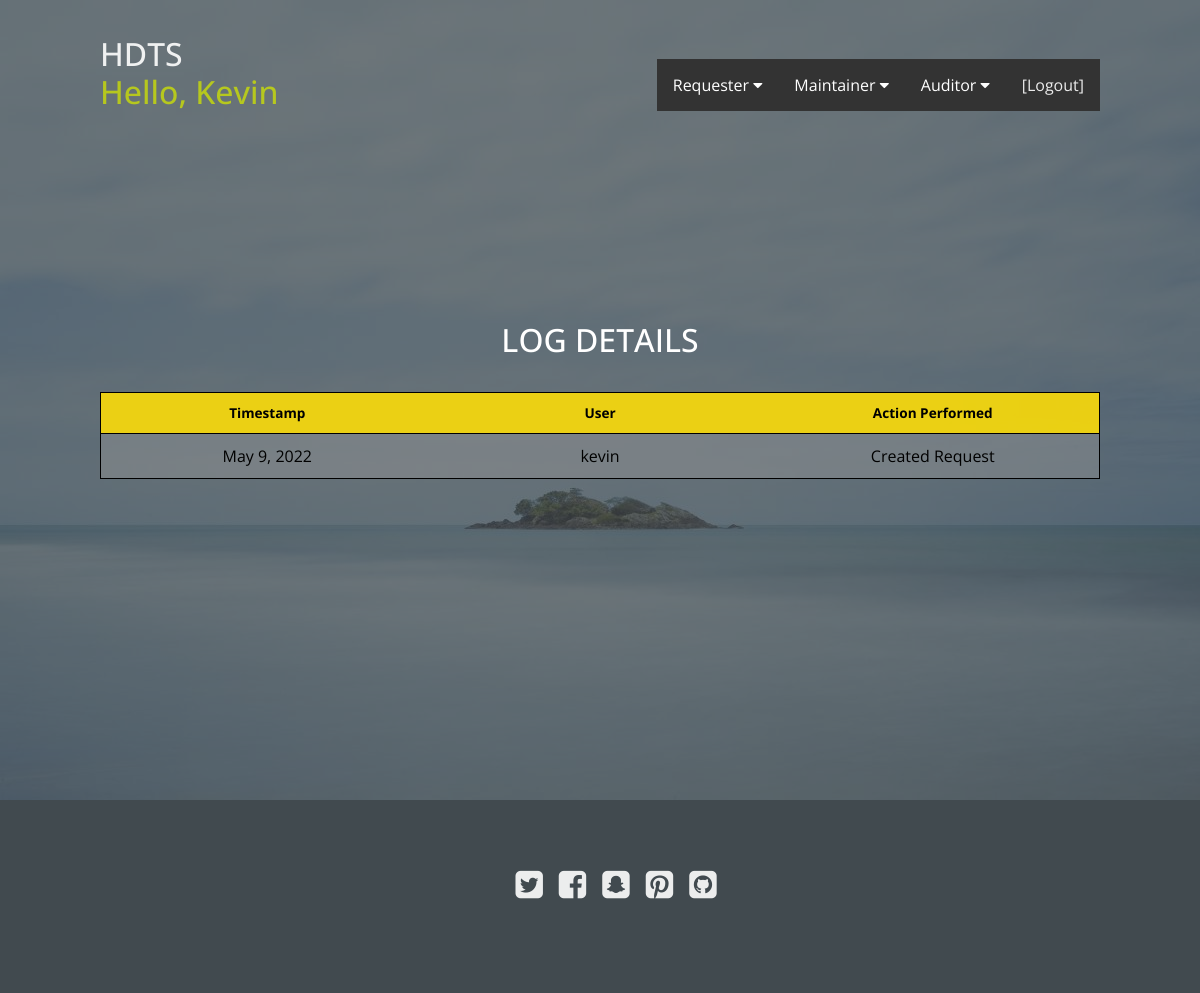
The page /auditor_log/ (signed in) on the database its author committed.
### website/models.py (models this page shows, shortened)
class Log(models.Model):
    user = models.ForeignKey(User, null=True, on_delete=models.CASCADE)
    timestamp = models.DateField()
    action_performed = models.CharField(max_length=254)

### website/decorators.py (the view)
        def wrapper_func(request, *args, **kwargs):
            groups = []
            if request.user.groups.exists():
                for group in request.user.groups.all():
                    groups.append(group.name)
            check_true = any(group_names in groups for group_names in allowed_roles)
            if check_true:
                return view_func(request, *args, **kwargs)
            else:
                return HttpResponse("You are not authorized to view this page")

### website/views.py (called while the page is built)
@login_required(login_url='loginPage')
@allowed_users(allowed_roles=['admin', 'auditor'])
def auditor_log(request):
    logs = Log.objects.all()  # passing all logs
    context = {
        'log': logs,
    }
    return render(request, 'pages/auditor_log.html', context)

### website/templates/pages/auditor_log.html (shortened to what this page needs)
{% extends 'pages/base.html' %}
{% load static %}
{% block mainBody %}
<section class="hero">
    <div class="background-image" style="background-image: url({% static 'assets/img/island.jpg' %});"></div>
    <h2 class="title">LOG DETAILS</h2><br>
    <table class="request-table">
        <thead>
            <tr>
                <th scope="col">Timestamp</th>
                <th scope="col">User</th>
                <th scope="col">Action Performed</th>
            </tr>
        </thead>
        <tbody>
        {% for each_log in log %}
            <tr>
                <td scope ='row' data-label='Timestamp'>  {{each_log.timestamp}}</td>
                <td scope ='row' data-label='User'>{{each_log.user}}</td>
                <td scope ='row' data-label='Action Performed'>{{each_log.action_performed}}</td>
            </tr>
        {%endfor%}
        </tbody>
    </table>
</section>
{% endblock %}

### website/templates/pages/base.html (shortened to what this page needs)
{% load static %}
<!DOCTYPE html>
<html>
<head>
    <link href="https://cdn.jsdelivr.net/npm/bootstrap@5.1.3/dist/css/bootstrap.min.css" rel="stylesheet">
    <link rel="stylesheet" href="http://maxcdn.bootstrapcdn.com/font-awesome/4.6.0/css/font-awesome.min.css">
    <link rel="stylesheet" type="text/css" href="https://cdn.datatables.net/v/bs5/jq-3.6.0/jszip-2.5.0/dt-1.11.5/af-2.3.7/b-2.2.2/b-colvis-2.2.2/b-html5-2.2.2/b-print-2.2.2/cr-1.5.5/date-1.1.2/fc-4.0.2/fh-3.2.2/kt-2.6.4/r-2.2.9/rg-1.1.4/rr-1.2.8/sc-2.0.5/sb-1.3.2/sp-2.0.0/sl-1.3.4/sr-1.1.0/datatables.min.css"/>
    <link rel="stylesheet" href="{% static 'assets/css/styles2.css' %}">
</head>
<body>
<header>
    <h2><a href="{% url 'base' %}">HDTS</a>
        {% if request.user.is_authenticated %}
        <a href="{% url 'profilePage' %}">
            <p style="text-align:center;">
            <span style="color:rgba(201, 219, 10, 0.9);">Hello, {{request.user.first_name}}</span>
        </p>
        {% endif %}
        </a>
    </h2>
    {% block navbar %}
    {% if request.user.is_authenticated %}
    {% include 'pages/navbar_base.html' %}
    {% endif %}
    {% endblock %}
</header>
{% block mainBody %}{% endblock %}
<footer>
    <ul>
        <li><a href="#"><i class="fa fa-twitter-square"></i></a></li>
        <li><a href="#"><i class="fa fa-facebook-square"></i></a></li>
        <li><a href="#"><i class="fa fa-snapchat-square"></i></a></li>
        <li><a href="#"><i class="fa fa-pinterest-square"></i></a></li>
        <li><a href="#"><i class="fa fa-github-square"></i></a></li>
    </ul>
</footer>
</body>
</html>

### static/assets/css/styles2.css (style rules this page uses)
* { margin: 0; padding: 0; box-sizing: border-box; }
html { font: normal 16px sans-serif; color: #555; }
ul, nav { list-style: none; }
a { text-decoration: none; color: inherit; cursor: pointer; opacity: 0.9; }
section { display: flex; flex-direction: column; align-items: center; padding: 125px 100px; }
header { position: absolute; top: 0; left: 0; z-index: 10; width: 100%; display: flex; justify-content: space-between; align-items: center; color: #fff; padding: 35px 100px 0; }
header h2 { font-family: 'Quicksand', sans-serif; }
.hero { position: relative; justify-content: center; min-height: 100vh; color: #fff; text-align: center; }
.hero .background-image { position: absolute; top: 0; left: 0; width: 100%; height: 100%; background-size: cover; background-color: #2196F3; z-index: -1; }
.hero .background-image:after { content: ''; position: absolute; top: 0; left: 0; width: 100%; height: 100%; background-color: #414a4f; opacity: 0.75; }
footer { display: flex; flex-direction: column; align-items: center; text-align: center; color: #fff; background-color: #414a4f; padding: 60px 0; }
footer ul { display: flex; margin-bottom: 25px; font-size: 32px; }
footer ul li { margin: 0 8px; }
footer ul li:first-child { margin-left: 0; }
footer ul li:last-child { margin-right: 0; }
* { font-family: 'Open Sans', sans-serif; }
.request-table { border: 1px solid #ccc; border-collapse: collapse; margin: 0; padding: 0; width: 100%; table-layout: fixed; color: black; }
.request-table thead th { background: rgba(255, 222, 0, 0.85); }
.request-table tr { background-color: rgba(152, 152, 152, 0.4); border: 1px solid black; padding: 5px; }
.request-table th, .request-table td { padding: 10px; text-align: center; }
.request-table th { font-size: .85em; }

### rows shown on the page
Log: timestamp "May 9, 2022", user "kevin", action_performed "Created Request"

### other values the page prints
{{ request.user.first_name }} "Kevin"
